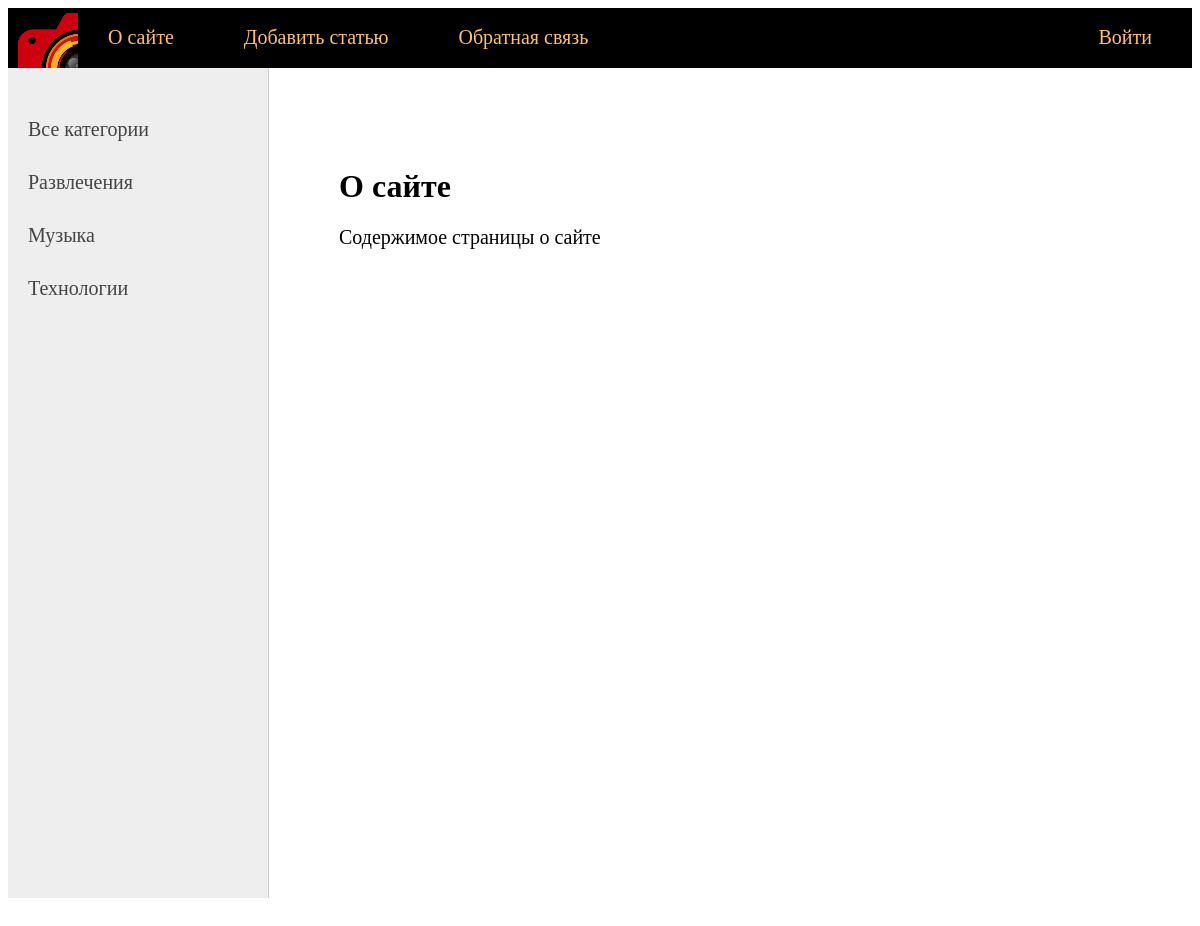
The page /about/ on the database its author committed.
### bloggers/models.py (models this page shows, shortened)
class Category(models.Model):
    name = models.CharField(max_length=100, db_index=True, verbose_name='Категория')
    slug = models.SlugField(max_length=255, unique=True, db_index=True, verbose_name='URL')
    def get_absolute_url(self):
        return reverse('category', kwargs={'cat_slug': self.slug})
    class Meta:
        verbose_name = 'Категория'
        verbose_name_plural = 'Категории'
        ordering = ['id']

### bloggers/views.py (the view)
# urls.py: path('about/', about, name='about'),
def about(request):
    return render(request, 'bloggers/about.html', {'menu': menu, 'title': 'О сайте'})

### bloggers/templatetags/bloggers_tags.py (called while the page is built)
@register.inclusion_tag('bloggers/list_categories.html')
def show_categories(sort=None, cat_selected=0):
    if not sort:
        cats = Category.objects.all()
    else:
        cats = Category.objects.order_by(sort)
    return {'cats': cats, 'cat_selected':cat_selected}

### bloggers/templates/bloggers/about.html
{% extends 'bloggers/base.html' %}
{% block content %}
<h1>{{title}}</h1>
<p>Содержимое страницы о сайте
{% endblock %}

### bloggers/templates/bloggers/list_categories.html
{% for c in cats %}
    {% if c.pk == cat_selected %}
        <li class="selected">{{ c.name }}</li>
    {% else %}
        <li><a href="{{ c.get_absolute_url }}">{{ c.name }}</a></li>
        {% endif %}
{% endfor %}

### bloggers/static/bloggers/css/style.css (style rules this page uses)
body { background: white; }
a { color: white; text-decoration: none; }
.left-chapters ul li { margin: 30px 0 0 0; color: #999; }
.left-chapters ul li a { color: #444; text-decoration: none; }
.content-text h1 { font-size: 32px; }

### rows shown on the page
Category: name "Развлечения"
Category: name "Музыка"
Category: name "Технологии"

### other values the page prints
{{ m.title }} "О сайте" "Добавить статью" "Обратная связь"
{{ m.title }} "Войти"
{{ title }} "О сайте"
